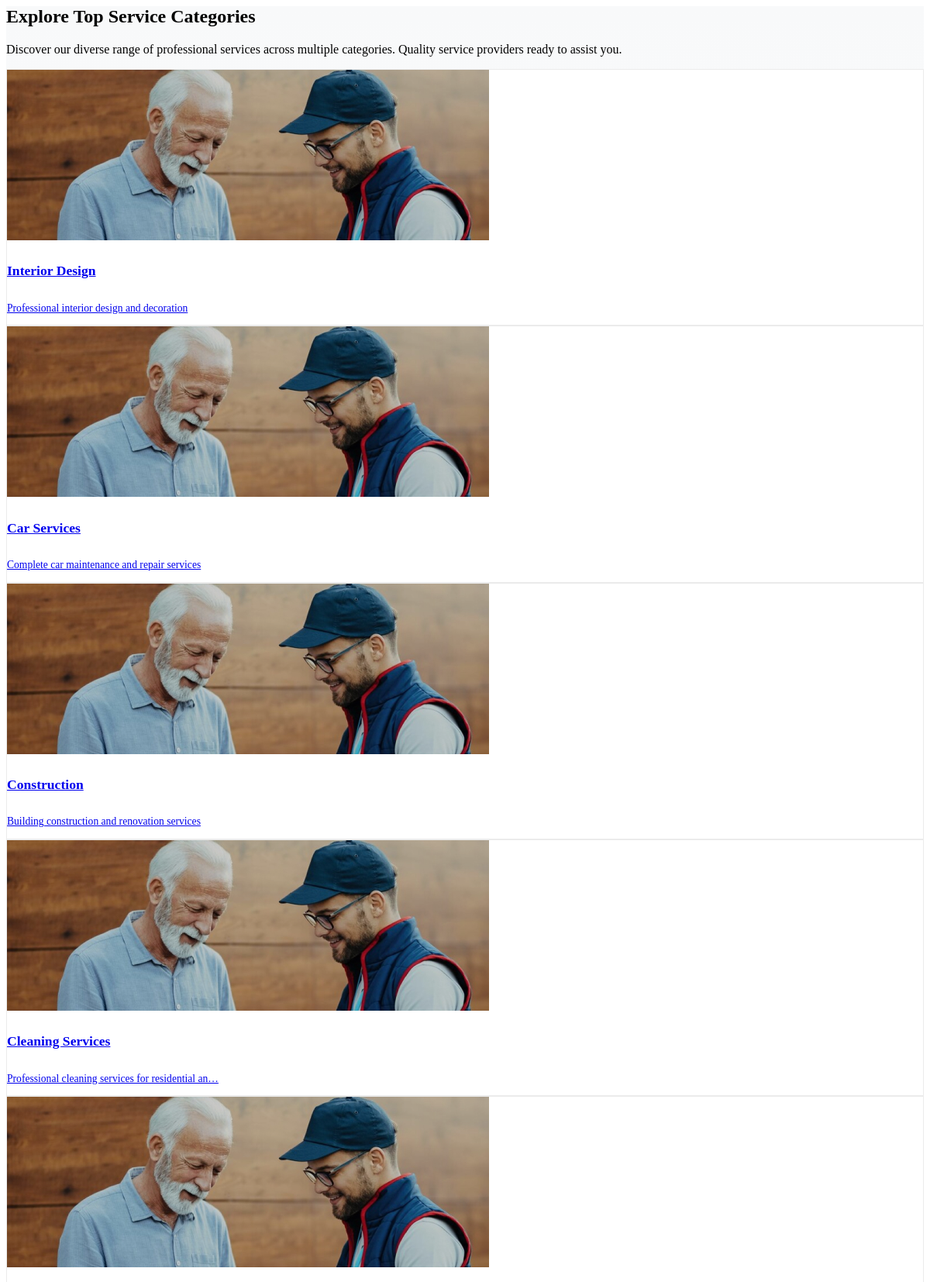
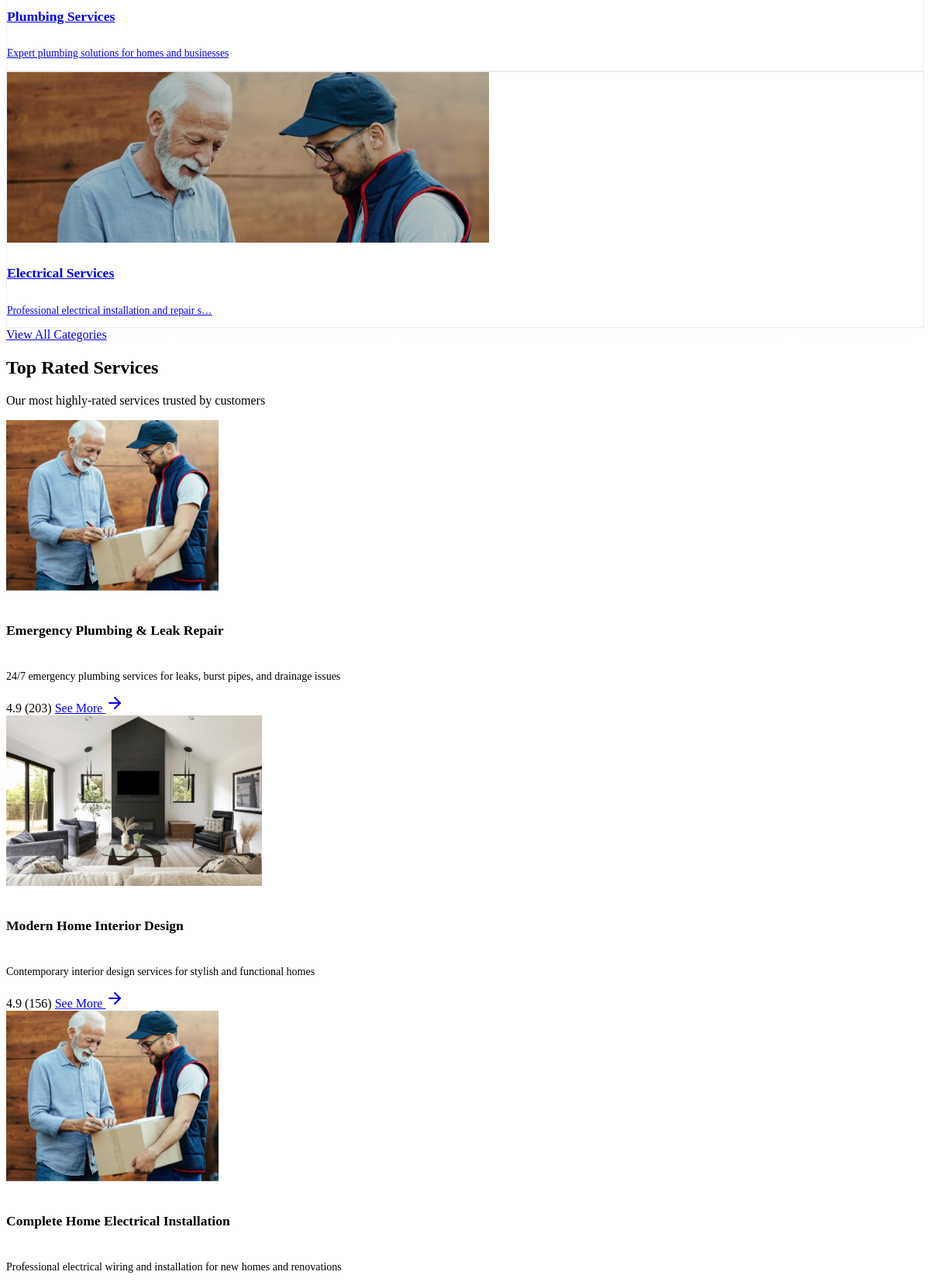
The page /home-content/ (upper part) on the database its author committed (2 pictures, top to bottom).
### categories/models.py (models this page shows, shortened)
class Category(models.Model):
    name = models.CharField(max_length=200)
    slug = models.SlugField(unique=True, max_length=200)
    description = RichTextField(blank=True, config_name='default')
    icon = ProcessedImageField(
        upload_to='categories/icons/',
        processors=[ResizeToFill(64, 64)],
        format='WEBP',
        options={'quality': 90},
        null=True,
        blank=True,
        help_text='Category icon (optimized automatically)'
    )
    icon_large = ImageSpecField(
        source='icon',
        processors=[ResizeToFill(128, 128)],
        format='WEBP',
        options={'quality': 90}
    )
    image = ProcessedImageField(
        upload_to='categories/',
        processors=[ResizeToFit(800, 600)],
        format='WEBP',
        options={'quality': 90},
        null=True,
        blank=True,
        help_text='Category banner image (optimized automatically)'
    )
    image_card = ImageSpecField(
        source='image',
        processors=[ResizeToFill(400, 300)],
        format='WEBP',
        options={'quality': 85}
    )
    whatsapp_number = models.CharField(
        max_length=20,
        blank=True,
        help_text='Category-specific WhatsApp number. Leave empty to use default.'
    )
    is_active = models.BooleanField(default=True)
    is_featured = models.BooleanField(default=False)
    order = models.IntegerField(default=0, help_text='Display order (lower numbers first)')
    created_at = models.DateTimeField(auto_now_add=True)
    updated_at = models.DateTimeField(auto_now=True)
    class Meta:
        db_table = 'categories'
        ordering = ['order', 'name']
        verbose_name = 'Category'
        verbose_name_plural = 'Categories'

### services/models.py (models this page shows, shortened)
class Service(models.Model):
    category = models.ForeignKey(
        Category,
        on_delete=models.CASCADE,
        related_name='services'
    )
    subcategory = models.ForeignKey(
        SubCategory,
        on_delete=models.SET_NULL,
        null=True,
        blank=True,
        related_name='services'
    )
    provider = models.ForeignKey(
        'providers.Provider',
        on_delete=models.CASCADE,
        related_name='services_provided',
        null=True,
        blank=True,
        help_text='Service provider'
    )
    name = models.CharField(max_length=300)
    slug = models.SlugField(unique=True, max_length=300)
    short_description = models.CharField(max_length=500)
    overview = RichTextField(default='', help_text='Detailed overview of the service', config_name='default')
    featured_image = ProcessedImageField(
        upload_to='services/',
        processors=[ResizeToFit(1200, 800)],
        format='WEBP',
        options={'quality': 90},
        help_text='Main service image (optimized automatically)'
    )
    image_card = ImageSpecField(
        source='featured_image',
        processors=[ResizeToFill(400, 300)],
        format='WEBP',
        options={'quality': 85}
    )
    image_detail = ImageSpecField(
        source='featured_image',
        processors=[ResizeToFit(800, 600)],
        format='WEBP',
        options={'quality': 90}
    )
    image_gallery = ImageSpecField(
        source='featured_image',
        processors=[ResizeToFit(1200, 900)],
        format='WEBP',
        options={'quality': 95}
    )
    alt_text = models.CharField(
        max_length=200,
        blank=True,
        help_text='Alt text for featured image (for accessibility)'
    )
    whatsapp_number = models.CharField(
        max_length=20,
        blank=True,
        help_text='Service-specific WhatsApp. Leave empty to use category/default WhatsApp.'
    )
    views_count = models.IntegerField(default=0, help_text='Number of times viewed')
    rating = models.DecimalField(
        max_digits=3,
        decimal_places=1,
        default=0.0,
        validators=[MinValueValidator(0)],
        help_text='Average service rating (0.0 - 5.0)'
    )
    total_reviews = models.IntegerField(default=0, help_text='Total number of reviews')
    services_provided = models.IntegerField(default=0, help_text='Total services completed')
    is_featured = models.BooleanField(default=False, help_text='Show in featured section')
    is_popular = models.BooleanField(default=False, help_text='Show in popular section')
    is_active = models.BooleanField(default=True)
    order = models.IntegerField(default=0, help_text='Display order (lower numbers first)')
    created_at = models.DateTimeField(auto_now_add=True)
    updated_at = models.DateTimeField(auto_now=True)
    class Meta:
        db_table = 'services'
        ordering = ['-is_featured', 'order', '-created_at']
        verbose_name = 'Service'
        verbose_name_plural = 'Services'

### core/views.py (the view)
# urls.py: path('home-content/', views.home_content, name='home_content'),
def home_content(request):
    featured_categories = Category.objects.filter(
        is_featured=True,
        is_active=True
    ).annotate(
        service_count=Count('services', filter=models.Q(services__is_active=True))
    )[:6]
    top_rated_services = Service.objects.filter(
        is_active=True,
        rating__gte=4.0
    ).select_related('category', 'subcategory', 'provider').prefetch_related('sub_services', 'additional_images').order_by('-rating', '-total_reviews')[:8]
    latest_services = Service.objects.filter(
        is_active=True
    ).select_related('category', 'subcategory', 'provider').prefetch_related('sub_services', 'additional_images').order_by('-created_at')[:8]
    latest_categories = Category.objects.filter(
        services__is_active=True,
        is_active=True
    ).annotate(
        service_count=Count('services', filter=models.Q(services__is_active=True))
    ).order_by('-service_count')[:6]
    popular_services = Service.objects.filter(
        is_popular=True,
        is_active=True
    ).select_related('category', 'subcategory', 'provider').prefetch_related('sub_services', 'additional_images').order_by('-services_provided', '-rating')[:8]
    featured_services = Service.objects.filter(
        is_featured=True,
        is_active=True
    ).select_related('category', 'subcategory', 'provider').prefetch_related('sub_services', 'additional_images').order_by('order', '-rating')[:8]
    popular_providers = Provider.objects.filter(
        is_featured=True,
        is_active=True
    ).annotate(
        service_count=Count('services_provided', filter=models.Q(services_provided__is_active=True))
    ).order_by('-rating', '-total_reviews')[:4]
    testimonials = Testimonial.objects.filter(
        is_featured=True,
        is_active=True
    ).select_related('service').order_by('order', '-created_at')[:6]
    blog_posts = BlogPost.objects.filter(
        is_published=True
    ).select_related('author', 'category').order_by('-published_at', '-created_at')[:3]
    all_categories_with_services = Category.objects.annotate(
        service_count=Count('services', filter=models.Q(services__is_active=True))
    ).filter(
        is_active=True
    ).order_by('-updated_at', '-created_at')[:12]
    category_for_services = Category.objects.filter(
        is_active=True
    ).annotate(
        service_count=Count('services', filter=models.Q(services__is_active=True))
    ).filter(service_count__gte=1).order_by('-created_at').first()
    category_left_services = []
    category_right_services = []
    if category_for_services:
        all_category_services = Service.objects.filter(
            category=category_for_services,
            is_active=True
        ).select_related('category', 'provider').order_by('-rating', '-created_at')
        category_left_services = all_category_services[:4]
        category_right_services = all_category_services[4:6]
    context = {
        'featured_categories': featured_categories,
        'top_rated_services': top_rated_services,
        'latest_services': latest_services,
        'latest_categories': latest_categories,
        'popular_services': popular_services,
        'featured_services': featured_services,
        'popular_providers': popular_providers,
        'testimonials': testimonials,
        'blog_posts': blog_posts,
        'all_categories_with_services': all_categories_with_services,
        'category_for_services': category_for_services,
        'category_left_services': category_left_services,
        'category_right_services': category_right_services,
    }
    return render(request, 'components/home/home_content_partial.html', context)

### core/context_processors.py (called while the page is built)
def site_settings(request):
    return {
        'site_config': SiteConfiguration.load()
    }

def navbar(request):
    categories = Category.objects.all()
    return {
        'nav_categories': categories  # এই নামেই টেমপ্লেটে লুপ চালাতে হবে
    }

### site_config/models.py (called while the page is built)
    @classmethod
    def load(cls):
        obj, created = cls.objects.get_or_create(pk=1)
        return obj

### templates/components/home/home_content_partial.html (shortened to what this page needs)
{% include 'components/home/explore_categories.html' %}
{% include 'components/home/featured_service.html' %}

### templates/components/home/explore_categories.html (shortened to what this page needs)
{% load static %}
	<section class="section category-section" style="background: linear-gradient(180deg, #f8f9fa 0%, #ffffff 100%);">
		<div class="container">
			<div class="row justify-content-center">
				<div class="col-lg-8 text-center wow fadeInUp" data-wow-delay="0.2s">
					<div class="section-header text-center mb-5">
						<h2 class="mb-3">Explore Top <span class="text-linear-primary">Service Categories</span></h2>
						<p class="sub-title text-muted">Discover our diverse range of professional services across multiple categories. Quality service providers ready to assist you.</p>
					</div>
				</div>
			</div>
			{% if all_categories_with_services %}
			<div class="row g-4 mb-5">
				{% for category in all_categories_with_services %}
				<div class="col-lg-3 col-md-4 col-sm-6">
					<div class="category-card h-100 wow fadeInUp" data-wow-delay="0.2s">
						<a href="{% url 'categories:detail' category.slug %}" class="text-decoration-none">
							<div class="category-card-inner position-relative overflow-hidden rounded-3 shadow-sm" style="transition: all 0.3s ease;">
								<div class="category-image position-relative" style="height: 220px; overflow: hidden;">
									{% if category.image %}
									<img src="{{ category.image.url }}"
										 class="img-fluid w-100 h-100"
										 alt="{{ category.name }}"
										 style="object-fit: cover; transition: transform 0.5s ease;">
									{% else %}
									<img src="{% static 'img/services/service-01.jpg' %}"
										 class="img-fluid w-100 h-100"
										 alt="{{ category.name }}"
										 style="object-fit: cover; transition: transform 0.5s ease; filter: brightness(0.8);">
									{% endif %}
								</div>
								<div class="category-info position-absolute bottom-0 start-0 w-100 p-3 text-white">
									<div class="d-flex align-items-center justify-content-between">
										<div class="flex-grow-1">
											<h5 class="mb-1 text-white fw-bold" style="font-size: 1.1rem;">{{ category.name }}</h5>
											{% if category.description %}
											<p class="mb-0 small text-white-50" style="font-size: 0.85rem;">
												{{ category.description|truncatechars:50 }}
											</p>
											{% endif %}
										</div>
									</div>
								</div>
							</div>
						</a>
					</div>
				</div>
				{% endfor %}
			</div>
			{% endif %}
			<div class="row">
				<div class="col-md-12">
					<div class="text-center view-all mt-4 wow fadeInUp" data-wow-delay="0.5s">
						<a href="{% url 'categories:list' %}" class="btn btn-dark px-4 py-2 rounded-pill">
							View All Categories
						</a>
					</div>
				</div>
			</div>
		</div>
	</section>

### templates/components/home/featured_service.html (shortened to what this page needs)
{% load static %}
	<section class="section service-section">
		<div class="container">
			<div class="row justify-content-center">
				<div class="col-lg-6 text-center wow fadeInUp" data-wow-delay="0.2s">
					<div class="section-header text-center">
						<h2 class="mb-1">Top Rated <span class="text-linear-primary">Services</span></h2>
						<p class="sub-title">Our most highly-rated services trusted by customers</p>
					</div>
				</div>
			</div>
			<div class="position-relative mb-5 wow fadeInUp" data-wow-delay="0.3s"
				x-data="{
					currentSlide: 0,
					services: {{ top_rated_services|length }},
					perSlide: window.innerWidth >= 992 ? 3 : (window.innerWidth >= 576 ? 2 : 1),
					get totalSlides() { return Math.ceil(this.services / this.perSlide); },
					next() { this.currentSlide = (this.currentSlide + 1) % this.totalSlides; },
					prev() { this.currentSlide = (this.currentSlide - 1 + this.totalSlides) % this.totalSlides; }
				}">
				<div class="overflow-hidden">
					<div class="row g-4 flex-nowrap transition-all"
						:style="`transform: translateX(-${currentSlide * 100}%); transition: transform 0.5s ease-in-out;`">
						{% for service in top_rated_services %}
						<div class="col-12 col-sm-6 col-lg-4 flex-shrink-0">
							<div class="card rounded-lg overflow-hidden  h-100 d-flex flex-column border-0">
						<div class="position-relative">
							<a href="{% url 'services:detail' service.id %}" hx-get="{% url 'services:detail' service.id %}" hx-target="body" hx-push-url="true">
										{% if service.featured_image %}
											<img class="card-img-top w-100"
												src="{{ service.featured_image.url }}"
												alt="{{ service.alt_text|default:service.name }}"
												style="height: 220px; object-fit: cover;">
										{% else %}
											<img class="card-img-top w-100"
												src="{% static 'img/services/service-01.jpg' %}"
												alt="{{ service.name }}"
												style="height: 220px; object-fit: cover;">
										{% endif %}
									</a>
								</div>
								<div class="card-body px-4 pt-3 flex-grow-1 d-flex flex-column">
									<h6 class="card-title fw-semibold mb-2 text-dark" style="font-size: 1.1rem;">
										{{ service.name|truncatewords:8 }}
									</h6>
									<p class="card-text text-muted small flex-grow-1" style="font-size: 0.875rem;">
										{{ service.short_description|truncatewords:15 }}
									</p>
								</div>
								<div class="card-footer bg-white border-0 px-4 pt-0 pb-3">
									<div class="d-flex justify-content-between align-items-center">
										<span class="d-flex align-items-center">
											<span class="fw-semibold text-dark">{{ service.rating|floatformat:1 }}</span>
											<span class="text-muted small ms-1">({{ service.total_reviews }})</span>
									</span>
									<a href="{% url 'services:detail' service.id %}\" hx-get=\"{% url 'services:detail' service.id %}\" hx-target=\"body\" hx-push-url=\"true\" class="text-sm d-flex align-items-center gap-1 btn btn-lg text-primary rounded-lg px-3">
										See More
										<svg xmlns="http://www.w3.org/2000/svg" width="24" height="24" viewBox="0 0 24 24" fill="none" stroke="currentColor" stroke-width="2" stroke-linecap="round" stroke-linejoin="round" class="lucide lucide-arrow-right"><path d="M5 12h14"/><path d="m12 5 7 7-7 7"/></svg>
									</a>
									</div>
								</div>
							</div>
						</div>
						{% endfor %}
					</div>
				</div>
			</div>
		</div>
	</section>

### templates/components/home/latest_services_partial.html (shortened to what this page needs)
{% load static %}

### templates/components/home/popular_provider.html (shortened to what this page needs)
{% load static %}

### templates/components/home/popular_service.html (shortened to what this page needs)
{% load static %}

### templates/components/home/prefered_service.html (shortened to what this page needs)
{% load static %}

### templates/components/home/preferred_services_partial.html (shortened to what this page needs)
{% load static %}

### templates/components/home/work_section.html (shortened to what this page needs)
{% load static %}

### templates/components/home/became_provider.html (shortened to what this page needs)
{% load static %}

### templates/components/home/category_services.html (shortened to what this page needs)
{% load static %}

### templates/components/home/business_section.html (shortened to what this page needs)
{% load static %}

### templates/components/home/like.html (shortened to what this page needs)
{% load static %}

### templates/components/home/explore_categories.html (style rules this page uses)
.category-card { transition: transform 0.3s ease; }
.category-card-inner { background: white; border: 1px solid rgba(0,0,0,0.08); }

### rows shown on the page
Category: name "Interior Design", description "Professional interior design and decoration"
Category: name "Car Services", description "Complete car maintenance and repair services"
Category: name "Construction", description "Building construction and renovation services"
Category: name "Cleaning Services", description "Professional cleaning services for residential an…"
Category: name "Plumbing Services", description "Expert plumbing solutions for homes and businesses"
Category: name "Electrical Services", description "Professional electrical installation and repair s…"
Service: name "Emergency Plumbing & Leak Repair", short_description "24/7 emergency plumbing services for leaks, burst pipes, and drainage issues", rating "4.9", total_reviews "203"
Service: featured_image (picture), name "Modern Home Interior Design", short_description "Contemporary interior design services for stylish and functional homes", rating "4.9", total_reviews "156"
Service: name "Complete Home Electrical Installation", short_description "Professional electrical wiring and installation for new homes and renovations"
